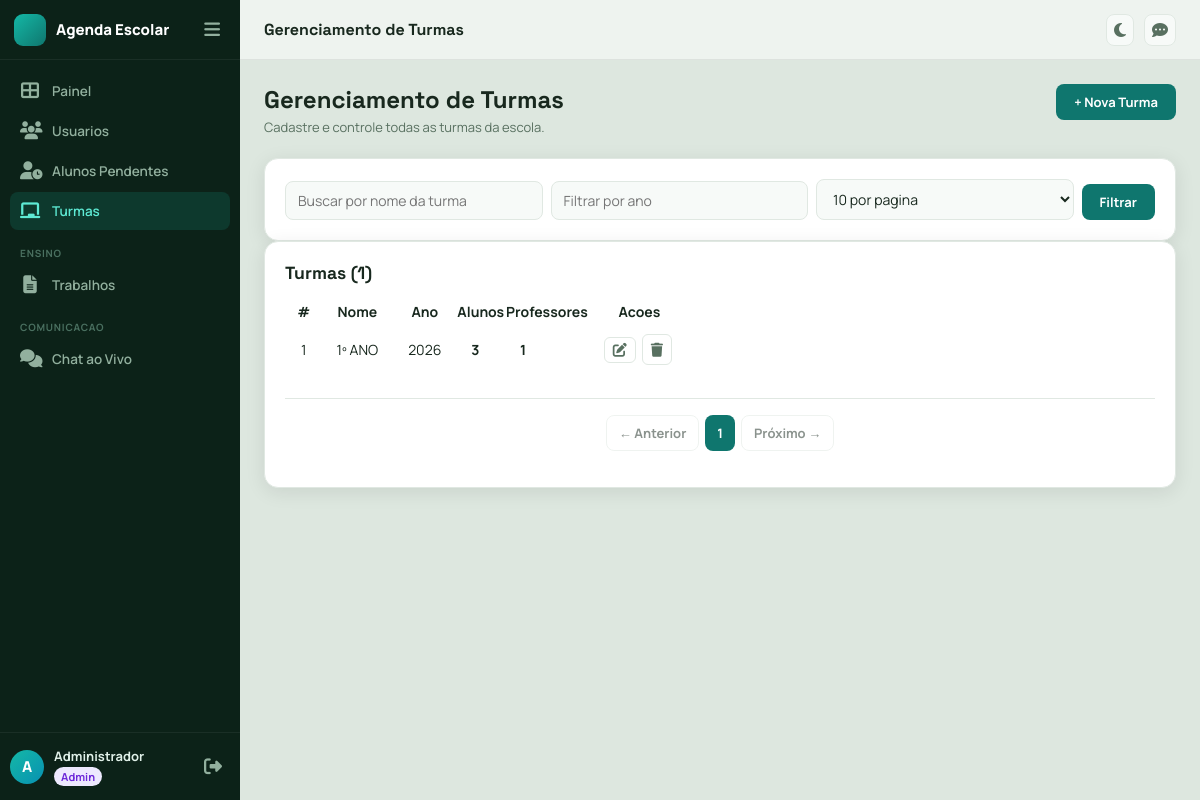
The page /admin/turmas (signed in) on the database its author committed.
### app/models.py (models this page shows, shortened)
class TimestampMixin:
    created_at = db.Column(db.DateTime, default=datetime.utcnow, nullable=False)
    updated_at = db.Column(db.DateTime, default=datetime.utcnow, onupdate=datetime.utcnow, nullable=False)

class User(TimestampMixin, UserMixin, db.Model):
    __tablename__ = "users"
    id = db.Column(db.Integer, primary_key=True)
    full_name = db.Column(db.String(120), nullable=False)
    email = db.Column(db.String(120), unique=True, nullable=False, index=True)
    password_hash = db.Column(db.String(255), nullable=False)
    role = db.Column(db.String(20), nullable=False, index=True)
    is_active_user = db.Column(db.Boolean, default=True, nullable=False)
    is_approved = db.Column(db.Boolean, default=True, nullable=False)  # Para alunos auto-registrados
    can_chat = db.Column(db.Boolean, default=True, nullable=False)
    avatar = db.Column(db.String(255), nullable=True)
    crp_number = db.Column(db.String(30), nullable=True)
    phone = db.Column(db.String(20), nullable=False, default="")
    classroom_id = db.Column(db.Integer, db.ForeignKey("classrooms.id"), nullable=True)
    classroom = db.relationship("Classroom", back_populates="students")
    teaching_classrooms = db.relationship(
        "Classroom",
        secondary=teacher_classrooms,
        lazy=True,
        backref="teachers"
    )
    assignments_created = db.relationship("Assignment", back_populates="teacher", lazy=True)
    availabilities = db.relationship(
        "PsychologistAvailability",
        back_populates="psychologist",
        lazy=True,
        cascade="all, delete-orphan",
    )

class Classroom(TimestampMixin, db.Model):
    __tablename__ = "classrooms"
    id = db.Column(db.Integer, primary_key=True)
    name = db.Column(db.String(50), nullable=False)
    number = db.Column(db.String(20), nullable=True)
    school_year = db.Column(db.Integer, nullable=False)
    students = db.relationship("User", back_populates="classroom", lazy=True)
    assignments = db.relationship("Assignment", back_populates="classroom", lazy=True)

### app/core/routes.py (the view)
@core_bp.get("/admin/turmas")
@login_required
@roles_required("admin")
def admin_classrooms():
    search = request.args.get("q", "").strip()
    year_filter = request.args.get("year", "").strip()
    page, per_page = _read_pagination_params(default_per_page=10, max_per_page=50)
    query = Classroom.query
    if search:
        query = query.filter(Classroom.name.ilike(f"%{search}%"))
    if year_filter and year_filter.isdigit():
        query = query.filter_by(school_year=int(year_filter))
    classrooms_pagination = query.order_by(Classroom.school_year.desc(), Classroom.name.asc()).paginate(
        page=page,
        per_page=per_page,
        error_out=False,
    )
    classrooms = classrooms_pagination.items
    return render_template(
        "admin/classrooms.html",
        classrooms=classrooms,
        search=search,
        year_filter=year_filter,
        classrooms_pagination=classrooms_pagination,
    )

### app/__init__.py (called while the page is built)
@login_manager.user_loader
def load_user(user_id):
    return db.session.get(User, int(user_id))

### app/core/routes.py (called while the page is built)
def _read_pagination_params(default_per_page: int = 12, max_per_page: int = 100):
    page = request.args.get("page", 1, type=int)
    per_page = request.args.get("per_page", default_per_page, type=int)
    if page < 1:
        page = 1
    if per_page < 1:
        per_page = default_per_page
    if per_page > max_per_page:
        per_page = max_per_page
    return page, per_page

### app/security.py (called while the page is built)
def roles_required(*roles):
    def decorator(view_func):
        @wraps(view_func)
        def wrapped(*args, **kwargs):
            if not current_user.is_authenticated:
                abort(401)
            if current_user.role not in roles:
                abort(403)
            return view_func(*args, **kwargs)
        return wrapped
    return decorator

### app/templates/admin/classrooms.html (shortened to what this page needs)
{% extends "base.html" %}
{% from "macros.html" import pagination %}
{% block page_title %}Gerenciamento de Turmas{% endblock %}
{% block content %}
<div class="reveal">
  <div class="page-header">
    <div>
      <h2>Gerenciamento de Turmas</h2>
      <p>Cadastre e controle todas as turmas da escola.</p>
    </div>
    <button class="btn btn-primary" onclick="openModal('modal-novo')">+ Nova Turma</button>
  </div>
  <div class="panel reveal delay-1">
    <form class="admin-filter-form" method="get" action="{{ url_for('core.admin_classrooms') }}">
      <input name="q" value="{{ search }}" placeholder="Buscar por nome da turma">
      <input name="year" type="number" value="{{ year_filter }}" placeholder="Filtrar por ano">
      <select name="per_page">
        <option value="10" {% if classrooms_pagination and classrooms_pagination.per_page == 10 %}selected{% endif %}>10 por pagina</option>
      </select>
      <button class="btn btn-primary" type="submit">Filtrar</button>
    </form>
  </div>
  <div class="panel reveal delay-2">
    <div class="panel-title-row">
      <h2>Turmas ({{ classrooms_pagination.total if classrooms_pagination else classrooms|length }})</h2>
    </div>
    <div class="table-scroll">
      <table class="admin-table">
        <thead>
          <tr>
            <th>#</th>
            <th>Nome</th>
            <th>Ano</th>
            <th>Alunos</th>
            <th>Professores</th>
            <th>Acoes</th>
          </tr>
        </thead>
        <tbody>
          {% for c in classrooms %}
          <tr>
            <td>{{ c.id }}</td>
            <td>{{ c.name }}</td>
            <td>{{ c.school_year }}</td>
            <td><strong>{{ c.students|length }}</strong></td>
            <td><strong>{{ c.teachers|length }}</strong></td>
            <td class="action-cell">
              <button class="btn-icon edit-classroom-btn" title="Editar" data-classroom-id="{{ c.id }}" data-classroom-name="{{ c.name|e }}" data-classroom-number="{{ c.number or '' }}" data-classroom-year="{{ c.school_year }}" style="display:inline-flex;align-items:center;justify-content:center"><i class="fa-solid fa-pen-to-square"></i></button>
              <button class="btn-icon btn-icon--danger" title="Excluir" onclick="openDeleteClassroomModal({{ c.id }}, '{{ c.name|e }}')" type="button"><i class="fa-solid fa-trash"></i></button>
            </td>
          </tr>
          {% else %}
          <tr><td colspan="6" class="empty">Nenhuma turma cadastrada.</td></tr>
          {% endfor %}
        </tbody>
      </table>
    </div>
    {% if classrooms_pagination %}
    <div style="display:flex;justify-content:center;gap:6px;flex-wrap:wrap;margin-top:20px;padding:16px;border-top:1px solid var(--border)">
      {% if classrooms_pagination.has_prev %}
      <a class="btn btn-outline" href="{{ url_for('core.admin_classrooms', page=classrooms_pagination.prev_num, q=search, year=year_filter) }}" style="padding:8px 12px;font-size:13px">← Anterior</a>
      {% else %}
      <span class="btn btn-outline" style="padding:8px 12px;font-size:13px;pointer-events:none;opacity:0.5">← Anterior</span>
      {% endif %}
      {% set start_page = [1, classrooms_pagination.page - 2]|max %}
      {% set end_page = [classrooms_pagination.pages, classrooms_pagination.page + 2]|min %}
      {% for page_num in range(start_page, end_page + 1) %}
        {% if page_num == classrooms_pagination.page %}
        <span class="btn btn-primary" style="padding:8px 12px;font-size:13px;pointer-events:none">{{ page_num }}</span>
        {% else %}
        <a class="btn btn-outline" href="{{ url_for('core.admin_classrooms', page=page_num, q=search, year=year_filter) }}" style="padding:8px 12px;font-size:13px">{{ page_num }}</a>
        {% endif %}
      {% endfor %}
      {% if classrooms_pagination.has_next %}
      <a class="btn btn-outline" href="{{ url_for('core.admin_classrooms', page=classrooms_pagination.next_num, q=search, year=year_filter) }}" style="padding:8px 12px;font-size:13px">Próximo →</a>
      {% else %}
      <span class="btn btn-outline" style="padding:8px 12px;font-size:13px;pointer-events:none;opacity:0.5">Próximo →</span>
      {% endif %}
    </div>
    {% endif %}
  </div>
</div>
{% endblock %}

### app/templates/base.html (shortened to what this page needs)
<!doctype html>
<html lang="pt-BR" data-theme="light">
<head>
  <link rel="stylesheet" href="{{ url_for('static', filename='css/styles.css') }}">
  <link rel="stylesheet" href="https://cdnjs.cloudflare.com/ajax/libs/font-awesome/6.7.2/css/all.min.css">
</head>
<body>
{% if current_user.is_authenticated %}
<aside class="sidebar" id="sidebar">
  <div class="sidebar-header">
    <div class="brand">
      <span class="brand-mark"></span>
      <span class="brand-name">Agenda Escolar</span>
    </div>
    <button class="sidebar-collapse-btn" id="sidebar-collapse-btn" title="Recolher menu">
      <i class="fa-solid fa-bars"></i>
    </button>
  </div>
  <nav class="sidebar-nav">
    <a href="{{ url_for('core.dashboard') }}"
       class="nav-item {% if request.endpoint == 'core.dashboard' %}nav-item--active{% endif %}">
      <i class="fa-solid fa-table-cells-large nav-icon"></i>
      <span class="nav-label">Painel
      </span>
    </a>
    {% if current_user.role == 'admin' %}
    <a href="{{ url_for('core.admin_users') }}"
       class="nav-item {% if request.endpoint == 'core.admin_users' %}nav-item--active{% endif %}">
      <i class="fa-solid fa-users nav-icon"></i>
      <span class="nav-label">Usuarios</span>
    </a>
    <a href="{{ url_for('core.admin_pending_students') }}"
       class="nav-item {% if request.endpoint == 'core.admin_pending_students' %}nav-item--active{% endif %}">
      <i class="fa-solid fa-user-clock nav-icon"></i>
      <span class="nav-label">Alunos Pendentes</span>
    </a>
    <a href="{{ url_for('core.admin_classrooms') }}"
       class="nav-item {% if request.endpoint == 'core.admin_classrooms' %}nav-item--active{% endif %}">
      <i class="fa-solid fa-chalkboard nav-icon"></i>
      <span class="nav-label">Turmas</span>
    </a>
    {% endif %}
    {% if current_user.role in ['professor', 'admin'] %}
    <div class="nav-section-label">Ensino</div>
    {% if current_user.role == 'admin' %}
    <a href="{{ url_for('core.admin_assignments') }}"
       class="nav-item {% if request.endpoint == 'core.admin_assignments' %}nav-item--active{% endif %}">
    {% else %}
    <a href="{{ url_for('core.professor_assignments') }}"
       class="nav-item {% if request.endpoint == 'core.professor_assignments' %}nav-item--active{% endif %}">
    {% endif %}
      <i class="fa-solid fa-file-lines nav-icon"></i>
      <span class="nav-label">{{ 'Trabalhos' if current_user.role == 'admin' else 'Agenda' }}</span>
    </a>
    {% endif %}
    <div class="nav-section-label">Comunicacao</div>
    <a href="{{ url_for('core.chat_page') }}"
       class="nav-item {% if request.endpoint == 'core.chat_page' %}nav-item--active{% endif %}">
      <i class="fa-solid fa-comments nav-icon"></i>
      <span class="nav-label">Chat ao Vivo</span>
    </a>
  </nav>
  <div class="sidebar-footer">
    <a href="{{ url_for('core.edit_profile') }}" class="sidebar-user" title="Editar perfil">
      {% if current_user.avatar %}
        <img src="{{ url_for('static', filename='uploads/avatars/' + current_user.avatar) }}" alt="Avatar" class="sidebar-user-avatar sidebar-user-avatar--img">
      {% else %}
        <div class="sidebar-user-avatar">{{ current_user.full_name[0]|upper }}</div>
      {% endif %}
      <div class="sidebar-user-info">
        <span class="sidebar-user-name">{{ current_user.full_name.split()[0] }}</span>
        <span class="sidebar-user-role badge-{{ current_user.role }}">{{ current_user.role|capitalize }}</span>
      </div>
    </a>
    <button type="button" class="sidebar-logout-btn" id="logout-btn" title="Sair">
      <i class="fa-solid fa-right-from-bracket"></i>
    </button>
  </div>
</aside>
<div class="main-wrapper" id="main-wrapper">
  <header class="topbar">
    <span class="topbar-title">{% block page_title %}Agenda Escolar{% endblock %}</span>
    <div class="topbar-right">
      <button class="theme-toggle-btn" id="theme-toggle" title="Alternar tema">
        <i class="fa-solid fa-moon icon-moon"></i>
      </button>
      <a href="{{ url_for('core.chat_page') }}" class="theme-toggle-btn chat-nav-btn" id="chat-toggle-link" title="Chat ao vivo">
        <i class="fa-solid fa-comment-dots"></i>
      </a>
    </div>
  </header>
  <main class="page-content">
    {% block content %}{% endblock %}
  </main>
</div>
{% else %}
<main class="page-auth">
  {% block auth_content %}{% endblock %}
</main>
{% endif %}
  {% if current_user.is_authenticated %}
  {% set app_user = {
    'id': current_user.id,
    'name': current_user.full_name,
    'role': current_user.role
  } %}
  {% else %}
  {% set app_user = None %}
  {% endif %}
</body>
</html>

### rows shown on the page
User: role "Trabalhos", full_name "A", full_name "Administrador", role "Admin"
Classroom: id "1", name "1º ANO", school_year "2026", students|length "3", teachers|length "1"

### other values the page prints
{{ page_num }} "1"
